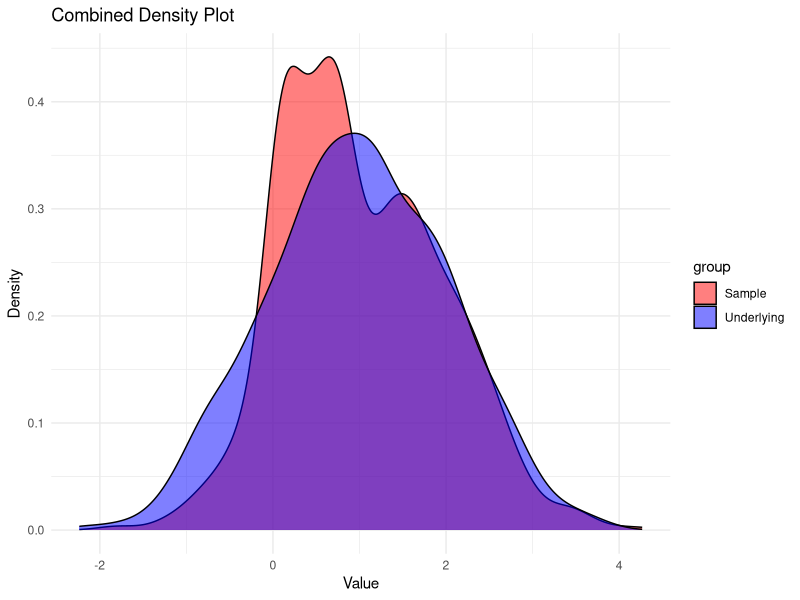

This figure's R source:
## ---- chunk 1
#| echo: false
#| warning: false
#| message: false
library(ggplot2)
## ---- chunk 2
#| label: fig-density
#| fig-cap: Density graphs of simulated data and true distribution
#| echo: false
#| warning: false
#| message: false
#| out.width: "90%"  # Adjust to fit the page
#| out.height: "90%"  # Adjust to fit the page
set.seed(0)
sample <- rnorm(900, mean = 1, sd = 1)

# 1. "final 100 observations are actually a repeat of the first 100"
sample <- c(sample, sample[1:100])

# 2. half negative to positive
negative_indices <- which(sample < 0)
negatives_to_convert <- length(negative_indices) / 2
sample[negative_indices[1:negatives_to_convert]] <- 
  -sample[negative_indices[1:negatives_to_convert]]

# 3. change decimals between 1 and 1.1
sample[sample >= 1 & sample <= 1.1] <- sample[sample >= 1 & sample <= 1.1] * 0.1

# 4. visualize and analyse

# Load the ggplot2 package
library(ggplot2)

underlying <- rnorm(1000, mean = 1, sd = 1)

# Combine the samples into a single data frame
combined_sample <- data.frame(
  value = c(underlying, sample),
  group = factor(c(rep("Underlying", 1000), 
                   rep("Sample", 1000)))
)

# Plot the densities
ggplot(combined_sample, aes(x = value, fill = group)) +
  geom_density(alpha = 0.5) +
  labs(title = "Combined Density Plot", x = "Value", y = "Density") +
  scale_fill_manual(values = c("Underlying" = "blue", "Sample" = "red")) +
  theme_minimal()

